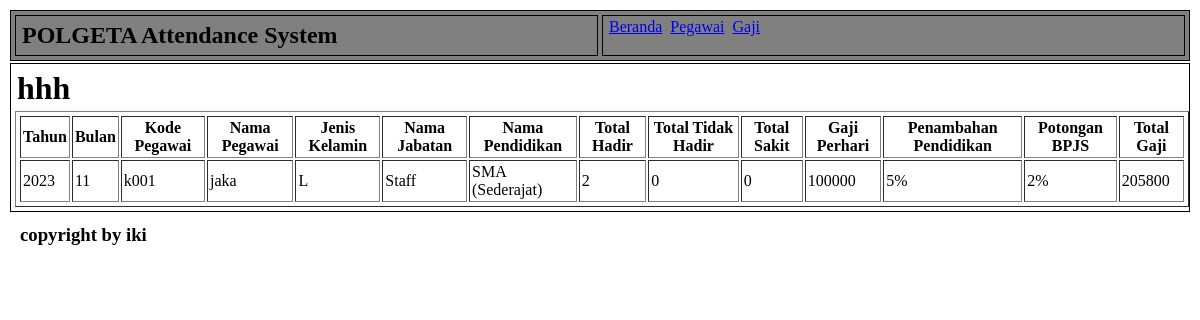
The page /gaji.php on the database its author committed.
### tables this page shows
CREATE TABLE IF NOT EXISTS `pegawai` (
  `id` int NOT NULL AUTO_INCREMENT,
  `kode` varchar(50) NOT NULL DEFAULT '0',
  `nama` char(50) NOT NULL DEFAULT '0',
  `jenis_kelamin` char(50) NOT NULL DEFAULT '0',
  `alamat` text NOT NULL,
  `pendidikan_id` int NOT NULL DEFAULT '0',
  `jabatan_id` int NOT NULL DEFAULT '0',
  PRIMARY KEY (`kode`) USING BTREE,
  UNIQUE KEY `unique` (`id`) USING BTREE,
  KEY `FK_pegawai_pendidikan` (`pendidikan_id`),
  KEY `FK_pegawai_jabatan` (`jabatan_id`),
  CONSTRAINT `FK_pegawai_jabatan` FOREIGN KEY (`jabatan_id`) REFERENCES `jabatan` (`id`),
  CONSTRAINT `FK_pegawai_pendidikan` FOREIGN KEY (`pendidikan_id`) REFERENCES `pendidikan` (`id`)
);

CREATE TABLE IF NOT EXISTS `jabatan` (
  `id` int NOT NULL AUTO_INCREMENT,
  `nama` varchar(50) NOT NULL DEFAULT '0',
  `penambahan` int DEFAULT NULL,
  PRIMARY KEY (`id`)
);

CREATE TABLE IF NOT EXISTS `pendidikan` (
  `id` int NOT NULL AUTO_INCREMENT,
  `nama` varchar(50) NOT NULL DEFAULT '0',
  `penambahan` decimal(10,2) NOT NULL DEFAULT '0.00',
  PRIMARY KEY (`id`)
);

CREATE TABLE IF NOT EXISTS `gaji` (
  `id` int NOT NULL AUTO_INCREMENT,
  `jabatan_id` int NOT NULL DEFAULT '0',
  `gaji_perhari` int NOT NULL DEFAULT '0',
  PRIMARY KEY (`id`),
  KEY `FK_gaji_jabatan` (`jabatan_id`),
  CONSTRAINT `FK_gaji_jabatan` FOREIGN KEY (`jabatan_id`) REFERENCES `jabatan` (`id`)
);

CREATE TABLE IF NOT EXISTS `bpjs` (
  `id` int NOT NULL DEFAULT '1',
  `potongan` decimal(10,2) DEFAULT NULL,
  PRIMARY KEY (`id`)
);

### gaji.php (the view, shortened to what this page needs)
<?php
include 'template/header.php';
include 'config/koneksi.php';
$query = "CALL sp_gaji_total";
$result = mysqli_query($conn, $query);
?>
<div class="container">
    <h1>hhh</h1>
<table border="1">
        <tr>
            <th>Tahun</th>
            <th>Bulan</th>
            <th>Kode Pegawai</th>
            <th>Nama Pegawai</th>
            <th>Jenis Kelamin</th>
            <th>Nama Jabatan</th>
            <th>Nama Pendidikan</th>
            <th>Total Hadir</th>
            <th>Total Tidak Hadir</th>
            <th>Total Sakit</th>
            <th>Gaji Perhari</th>
            <th>Penambahan Pendidikan</th>
            <th>Potongan BPJS</th>
            <th>Total Gaji</th>
        </tr>
        <?php
        while ($data = mysqli_fetch_array($result)) {
            $tahun = $data['tahun'];
            $bulan= $data['bulan'];
            $kode = $data['kode_pegawai'];
            $nama  = $data['nama_pegawai'];
            $nama_jab  = $data['nama_jabatan'];
            $nama_pend  = $data['nama_pendidikan'];
            $total_hadir = $data['total_hadir'];
            $total_tdkhadir  = $data['total_tidakhadir'];
            $total_sakit = $data['total_sakit'];
            $gaji_perhari = $data['gaji_perhari'];
            $potongan  = $data['potongan_bpjs'];
            $penambahan  = $data['penambahan'];
            $total_gaji  = $data['total_gaji'];
            $jk  = $data['jenis_kelamin'];
            $persen_penambahan = $penambahan * 100;
            $persen_potongan = $potongan * 100;
        ?>
        <tr>
            <td><?php echo $tahun; ?></td>
            <td><?php echo $bulan; ?></td>
            <td><?php echo $kode; ?></td>
            <td><?php echo $nama; ?></td>
            <td><?php echo $jk; ?></td>
            <td><?php echo $nama_jab; ?></td>
            <td><?php echo $nama_pend; ?></td>
            <td><?php echo $total_hadir; ?></td>
            <td><?php echo $total_tdkhadir; ?></td>
            <td><?php echo $total_sakit; ?></td>
            <td><?php echo $gaji_perhari; ?></td>
            <td><?php echo $persen_penambahan.'%'; ?></td>
            <td><?php echo $persen_potongan.'%'; ?></td>
            <td><?php echo $total_gaji; ?></td>
        </tr>
        <?php } ?>
    </table>
</div>
<?php
include 'template/footer.php';
?>

### template/header.php (shortened to what this page needs)
<!DOCTYPE html>
<html lang="en">
<head>
    <link rel="stylesheet" href="css/main.css">
    <link rel="stylesheet" href="../../css/main.css">
</head>
<body>
    <head>
        <nav>
            <span class='app-name'><h2>POLGETA Attendance System</h2></span>
            <span class='app-navtop'><a href="index.php">Beranda</a><a href="pegawai.php">Pegawai</a><a href="gaji.php">Gaji</a></span>
        </nav>
    </head>

### template/footer.php
<footer>
<div class="container-footer">
    <h3>copyright by iki</h3>
</div>
</footer>
</body>
</html>

### css/main.css (style rules this page uses)
* { padding : 2px ; margin : 2px; box-sizing: border-box; }
nav { display: flex; border: 1px solid black; background-color: gray; }
.app-name,.app-navtop { flex: 1; border: 1px solid black; }
table { width: 100%; }
.container { border: 1px solid black }

### rows shown on the page
pegawai: tahun "2023", bulan "11", kode "k001", nama "jaka", jenis_kelamin "L", jabatan.nama "Staff", pendidikan.nama "SMA (Sederajat)", total_hadir "2", total_tdkhadir "0", total_sakit "0", gaji.gaji_perhari "100000", pendidikan.penambahan "5", bpjs.potongan "2", total_gaji "205800"
